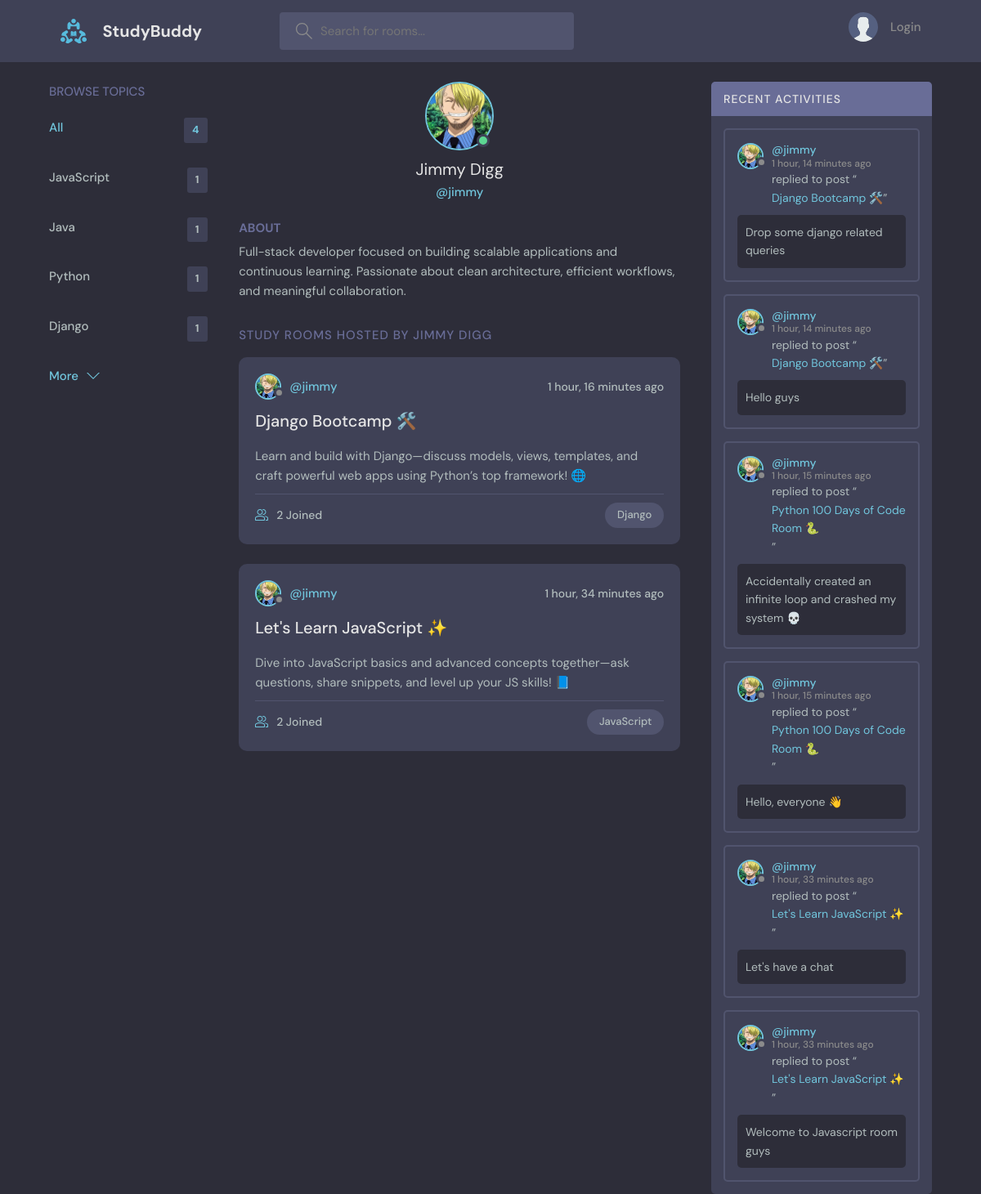
Screenshot of /profile/3/ with the database file from the repository.
### main/models.py (models this page shows, shortened)
class Topic(models.Model):
    name = models.CharField(max_length=200)

class User(AbstractUser):
    name = models.CharField(max_length=200, null=True)
    email = models.EmailField(unique=True, null=True)
    bio = models.TextField(null=True)
    avatar = models.ImageField(upload_to=user_directory_path, null=True, default="avatar.svg")
    USERNAME_FIELD = 'email'
    REQUIRED_FIELDS = []

class Room(models.Model):
    host = models.ForeignKey(User, on_delete=models.SET_NULL, null=True)
    topic = models.ForeignKey(Topic, on_delete=models.SET_NULL, null=True)
    name = models.CharField(max_length=200)
    description = models.TextField(null=True, blank=True)
    participants = models.ManyToManyField(User, related_name='participants', blank=True)
    updated = models.DateTimeField(auto_now=True)
    created = models.DateTimeField(auto_now_add=True)
    class Meta:
        ordering = ['-updated', '-created'] # '-' ensures it is in descending order
    def __str__(self):
        return self.name

class Message(models.Model):
    user = models.ForeignKey(User, on_delete=models.CASCADE)
    room = models.ForeignKey(Room, on_delete=models.CASCADE)
    body = models.TextField()
    updated = models.DateTimeField(auto_now=True)
    created = models.DateTimeField(auto_now_add=True)
    class Meta:
        ordering = ['-updated', '-created']

### main/views.py (the view)
# urls.py: path('profile/<str:pk>/', views.profile_view, name='profile'),
def profile_view(request, pk):
    user = User.objects.get(id=pk)
    rooms = user.room_set.all()
    room_messages = user.message_set.all()
    topics = Topic.objects.all()
    context = {'user': user, 'rooms': rooms, 'room_messages': room_messages, 'topics': topics}
    return render(request, 'main/profile.html', context)

### main/templates/main/profile.html (shortened to what this page needs)
{% extends "main.html" %}
{% block content %}
<main class="profile-page layout layout--3">
    <div class="container">
        {% include "main/topics_component.html" %}
        <div class="roomList">
            <div class="profile">
                <div class="profile__avatar">
                    <div class="avatar avatar--large active">
                        <img src="{{user.avatar.url}}" />
                    </div>
                </div>
                <div class="profile__info">
                    <h3>{{user.name}}</h3>
                    <p>@{{user.username}}</p>
                </div>
                <div class="profile__about">
                    <h3>About</h3>
                    <p>
                        {{user.bio}}
                    </p>
                </div>
            </div>
            <div class="roomList__header">
                <div>
                <h2>Study Rooms Hosted by {{user.name}}</a>
                </h2>
                </div>
            </div>
        {% include "main/feed_component.html" %}
        </div>
        {% include "main/activity_component.html" %}
    </div>
</main>
{% endblock content %}

### main/templates/main/topics_component.html
<div class="topics">
    <div class="topics__header">
    <h2>Browse Topics</h2>
    </div>
    <ul class="topics__list">
    <li>
        <a href="{% url 'home' %}" class="active">All <span>{{topics.count}}</span></a>
    </li>
    {% for topic in topics %}
        <li>
            <a href="{% url 'home' %}?q={{topic.name}}">{{topic.name}} <span>{{topic.room_set.all.count}}</span></a>
        </li>
    {% endfor %}
    </ul>
    <a class="btn btn--link" href="{% url 'topics' %}">
    More
    <svg version="1.1" xmlns="http://www.w3.org/2000/svg" width="32" height="32" viewBox="0 0 32 32">
        <title>chevron-down</title>
        <path d="M16 21l-13-13h-3l16 16 16-16h-3l-13 13z"></path>
    </svg>
    </a>
</div>

### main/templates/main/feed_component.html (shortened to what this page needs)
{% for room in rooms %}
    <div class="roomListRoom">
        <div class="roomListRoom__header">
            <a href="{% url 'profile' room.host.id %}" class="roomListRoom__author">
            <div class="avatar avatar--small">
                <img src="{{room.host.avatar.url}}" />
            </div>
            <span>@{{room.host.username}}</span>
            </a>
            <div class="roomListRoom__actions">
            <span>{{room.created|timesince}} ago</span>
            </div>
        </div>
        <div class="roomListRoom__content">
            <a href="{% url 'room' room.id %}">{{room.name}}</a>
            <p>{{room.description}}</p>
        </div>
        <div class="roomListRoom__meta">
            <a href="{% url 'room' room.id %}" class="roomListRoom__joined">
            {{room.participants.all.count}} Joined
            </a>
            <p class="roomListRoom__topic">{{room.topic.name}}</p>
        </div>
    </div>
{% endfor %}

### main/templates/main/activity_component.html (shortened to what this page needs)
<div class="activities">
    <div class="activities__header">
    <h2>Recent Activities</h2>
    </div>
    {% for message in room_messages %}
        <div class="activities__box">
            <div class="activities__boxHeader roomListRoom__header">
                <a href="{% url 'profile' message.user.id %}" class="roomListRoom__author">
                    <div class="avatar avatar--small">
                        <img src="{{message.user.avatar.url}}" />
                    </div>
                    <p>
                        @{{message.user.username}}
                        <span>{{message.created|timesince}} ago</span>
                    </p>
                </a>
            </div>
            <div class="activities__boxContent">
                <p>replied to post “<a href="{% url 'room' message.room.id %}">{{message.room}}</a>”</p>
                <div class="activities__boxRoomContent">
                {{message.body}}
                </div>
            </div>
        </div>
    {% endfor %}
</div>

### rows the page displays
Topic: name "JavaScript", room_set.all.count "1"
Topic: name "Java", room_set.all.count "1"
Topic: name "Python", room_set.all.count "1"
Topic: name "Django", room_set.all.count "1"
User: avatar (picture), name "Jimmy Digg", username "jimmy", bio "Full-stack developer focused on building scalable applications and continuous learning. Passionate about clean architecture, efficient workflows, and meaningful collaboration.", name "JIMMY DIGG"
Room: host.avatar (picture), host.username "jimmy", created "1 hour, 16 minutes", name "Django Bootcamp 🛠️", description "Learn and build with Django—discuss models, views, templates, and craft powerful web apps using Python’s top framework! 🌐", participants.all.count "2", topic.name "Django"
Room: host.avatar (picture), host.username "jimmy", created "1 hour, 34 minutes", name "Let's Learn JavaScript ✨", description "Dive into JavaScript basics and advanced concepts together—ask questions, share snippets, and level up your JS skills! 📘", participants.all.count "2", topic.name "JavaScript"
Message: user.avatar (picture), user.username "jimmy", created "1 hour, 14 minutes", room "Django Bootcamp 🛠️", body "Drop some django related queries"
Message: user.avatar (picture), user.username "jimmy", created "1 hour, 14 minutes", room "Django Bootcamp 🛠️", body "Hello guys"
Message: user.avatar (picture), user.username "jimmy", created "1 hour, 15 minutes", room "Python 100 Days of Code Room 🐍", body "Accidentally created an infinite loop and crashed my system 💀"
Message: user.avatar (picture), user.username "jimmy", created "1 hour, 15 minutes", room "Python 100 Days of Code Room 🐍", body "Hello, everyone 👋"
Message: user.avatar (picture), user.username "jimmy", created "1 hour, 33 minutes", room "Let's Learn JavaScript ✨", body "Let's have a chat"
Message: user.avatar (picture), user.username "jimmy", created "1 hour, 33 minutes", room "Let's Learn JavaScript ✨", body "Welcome to Javascript room guys"

### other values shown
{{ topics.count }} "4"
